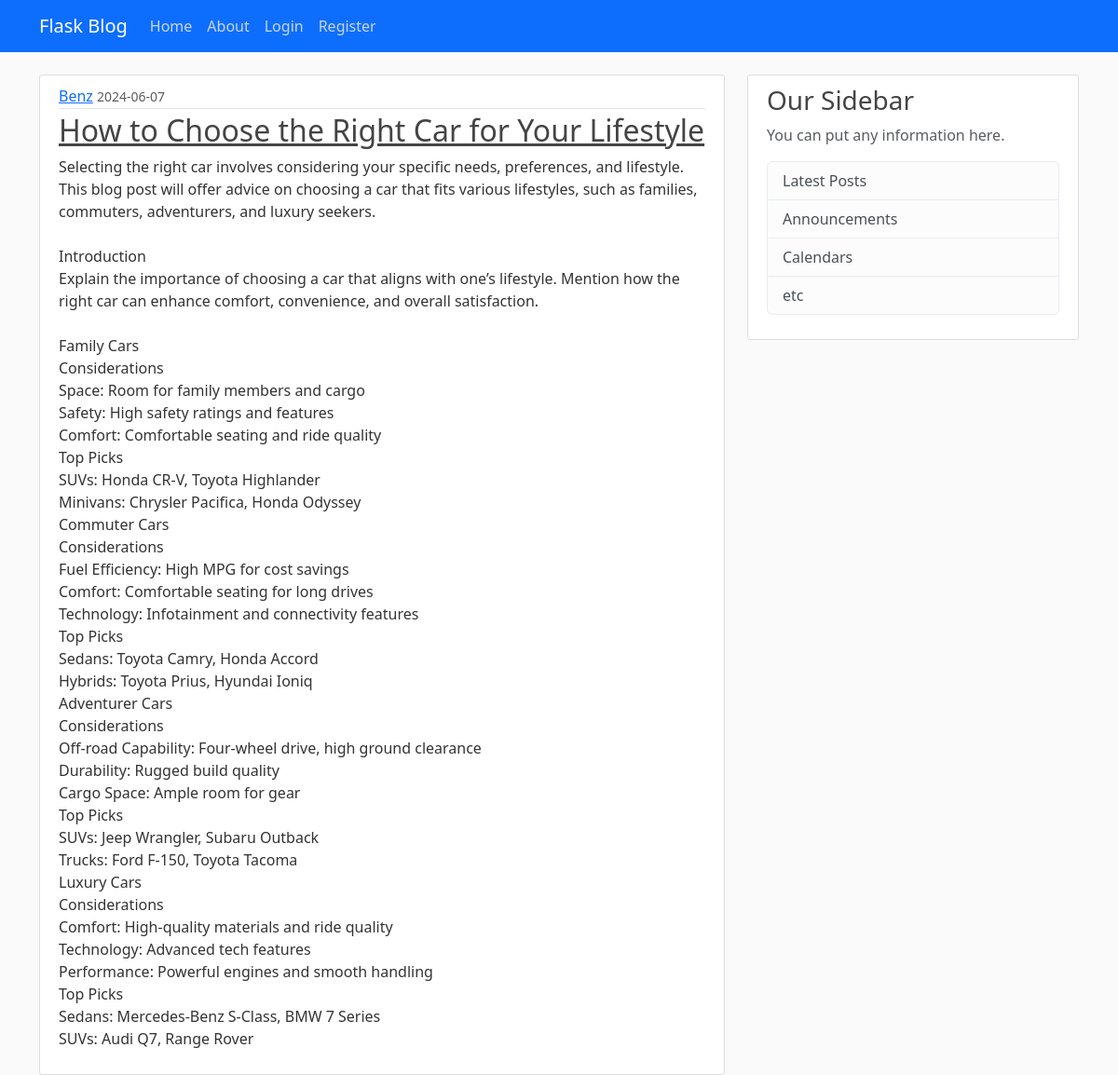
Screenshot of /post/23 with the database file from the repository.
### app/models.py (models this page shows, shortened)
class User(db.Model, UserMixin):
    id = db.Column(db.Integer, primary_key=True)
    username = db.Column(db.String(12), unique=True, nullable=False)
    email = db.Column(db.String(120), unique=True, nullable=False)
    image_file = db.Column(db.String(20), nullable=False, default = 'default.jpg')
    password = db.Column(db.String(60), nullable=False)
    posts = db.relationship("Post", backref='author', lazy=True)

class Post(db.Model):
    id = db.Column(db.Integer, primary_key=True)
    title = db.Column(db.String(100), nullable=False)
    content = db.Column(db.Text(), nullable=False)
    date_posted = db.Column(db.DateTime(), nullable=False, default=datetime.utcnow)
    user_id = db.Column(db.Integer, db.ForeignKey('user.id'), nullable=False)

### app/routes.py (the view)
@app.route("/post/<int:post_id>",methods=['POST','GET'])
def post(post_id):
    post = Post.query.get_or_404(post_id)
    return render_template('post.html', title='Post.title',post=post)

### app/templates/post.html (shortened to what this page needs)
{% extends 'base.html' %} {% block content %}
<article class="media content-section">
  <div class="media-body">
    <div class="article-metadata">
      <a
        class="mr-2"
        href="{{ url_for('user_post',username=post.author.username) }}"
        >{{ post.author.username }}</a
      >
      <small class="text-muted"
        >{{ post.date_posted.strftime('%Y-%m-%d') }}</small
      >
    </div>
    <h2><a class="article-title" href="">{{ post.title }}</a></h2>
    <p class="article-content">{{ post.content }}</p>
  </div>
</article>
{% endblock %}

### app/static/main.css (style rules this page uses)
body { background: #fafafa; color: #333333; margin-top: 5rem; }
h1, h2, h3, h4, h5, h6 { color: #444444; }
.content-section { background: #ffffff; padding: 10px 20px; border: 1px solid #dddddd; border-radius: 3px; margin-bottom: 20px; }
.article-title { color: #444444; }
.article-content { white-space: pre-line; }
.article-metadata { padding-bottom: 1px; margin-bottom: 4px; border-bottom: 1px solid #e3e3e3 }

### rows the page displays
User: author.username "Benz"
Post: date_posted "2024-06-07", title "How to Choose the Right Car for Your Lifestyle", content "Selecting the right car involves considering your specific needs, preferences, and lifestyle. This blog post will offer advice on choosing a car that fits various lifestyles, such as families, commuters, adventurers, and luxury seekers. Introduction Explain the importance of choosing a car that aligns with one’s lifestyle. Mention how the right car can enhance comfort, convenience, and overall satisfaction. Family Cars Considerations Space: Room for family members and cargo Safety: High safety ratings and features Comfort: Comfortable seating and ride quality Top Picks SUVs: Honda CR-V, Toyota Highlander Minivans: Chrysler Pacifica, Honda Odyssey Commuter Cars Considerations Fuel…"
